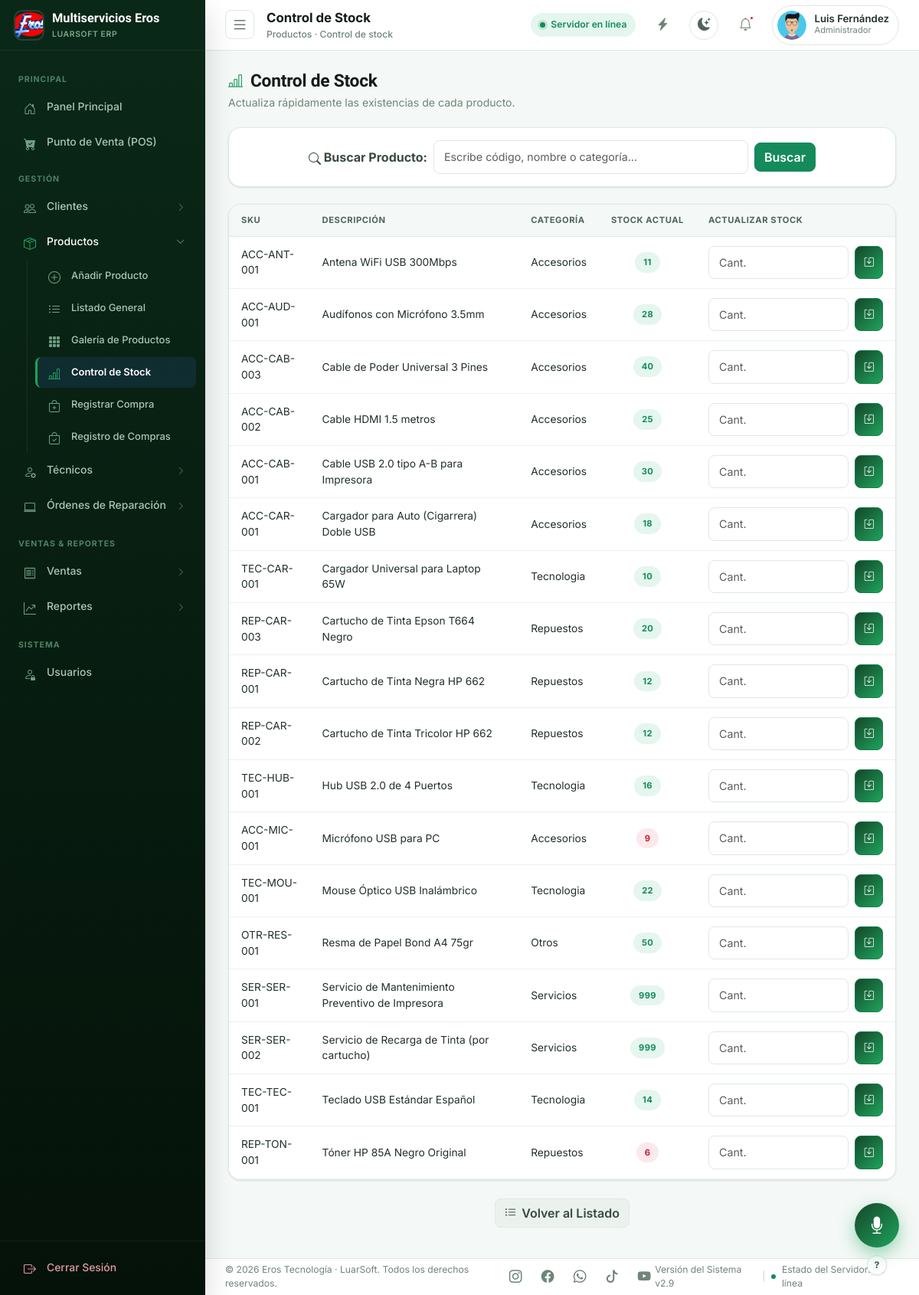
The app's page /modules/productos/control_stock.php (signed in) with its own data.
### tables this page shows
CREATE TABLE `usuarios` (
  `id_usuario` int(11) NOT NULL,
  `usuario` varchar(50) NOT NULL,
  `rol` varchar(20) NOT NULL DEFAULT 'Administrador',
  `permisos` text DEFAULT NULL,
  `foto` varchar(255) DEFAULT NULL,
  `contraseña` varchar(255) NOT NULL,
  `fecha_creacion` timestamp NOT NULL DEFAULT current_timestamp()
);

CREATE TABLE `productos` (
  `id` int(11) NOT NULL,
  `codigo` varchar(50) NOT NULL,
  `codigo_barras` varchar(50) DEFAULT NULL,
  `descripcion` varchar(255) NOT NULL,
  `precio_compra` decimal(10,2) NOT NULL,
  `precio_venta` decimal(10,2) NOT NULL,
  `stock` int(11) NOT NULL,
  `categoria` varchar(100) DEFAULT NULL,
  `imagen` varchar(255) DEFAULT NULL,
  `caracteristicas` text DEFAULT NULL,
  `especificaciones_tecnicas` text DEFAULT NULL,
  `tipo_impuesto` varchar(50) NOT NULL,
  `fecha_registro` timestamp NOT NULL DEFAULT current_timestamp()
);

### includes/funciones.php (called while the page is built, shortened)
<?php
function url(string $path = ''): string
{
    $base = rtrim(BASE_URL, '/');
    $path = ltrim($path, '/');
    $fullUrl = $base . '/' . $path;
    $slug = defined('TENANT_SLUG') ? TENANT_SLUG : ($_SESSION['tenant_slug'] ?? ($_SESSION['current_tenant_slug'] ?? 'eros'));
    return $fullUrl;
}
function h($valor): string
{
    return htmlspecialchars((string)($valor ?? ''), ENT_QUOTES, 'UTF-8');
}
function limpiar($valor): string
{
    return trim((string)($valor ?? ''));
}
function usuarioActual(): string
{
    return $_SESSION['usuario'] ?? 'Invitado';
}

### includes/permisos.php (called while the page is built, shortened)
<?php
function esAdministrador(): bool
{
    return ($_SESSION['rol'] ?? 'Administrador') === 'Administrador';
}
function tienePermiso(string $modulo): bool
{
    if (esAdministrador()) { return true; }
    $permisos = $_SESSION['permisos'] ?? [];
    return in_array($modulo, $permisos, true);
}

### modules/productos/control_stock.php (the view, shortened to what this page needs)
<?php
require_once __DIR__ . '/../../includes/funciones.php';
require_once __DIR__ . '/../../includes/auth.php';
$busqueda = limpiar($_GET['busqueda'] ?? '');
if ($busqueda !== '') {
    $like = "%$busqueda%";
    $stmt = mysqli_prepare($conexion, "SELECT codigo, descripcion, categoria, stock FROM productos WHERE codigo LIKE ? OR descripcion LIKE ? OR categoria LIKE ? ORDER BY descripcion ASC");
    mysqli_stmt_bind_param($stmt, "sss", $like, $like, $like);
    mysqli_stmt_execute($stmt);
    $resultado = mysqli_stmt_get_result($stmt);
} else {
    $resultado = mysqli_query($conexion, "SELECT codigo, descripcion, categoria, stock FROM productos ORDER BY descripcion ASC");
}
$page_title = 'Control de Stock';
$page_subtitle = 'Productos · Control de stock';
include __DIR__ . '/../../includes/layout_top.php';
?>
<div class="page-heading">
    <h1><i class="bi bi-bar-chart-line"></i> Control de Stock</h1>
    <p>Actualiza rápidamente las existencias de cada producto.</p>
</div>
<div class="search-toolbar">
    <form method="GET" class="row g-2 align-items-center justify-content-center">
        <div class="col-auto"><label class="col-form-label fw-bold"><i class="bi bi-search"></i> Buscar Producto:</label></div>
        <div class="col-md-6">
            <input type="text" name="busqueda" class="form-control" placeholder="Escribe código, nombre o categoría..." value="<?= h($busqueda) ?>">
        </div>
        <div class="col-auto">
            <button type="submit" class="btn btn-success">Buscar</button>
        </div>
    </form>
</div>
<?php if ($resultado && mysqli_num_rows($resultado) > 0): ?>
<div class="table-erp-wrap">
    <div class="table-responsive">
        <table class="table table-hover align-middle mb-0">
            <thead>
                <tr><th>SKU</th><th>Descripción</th><th>Categoría</th><th class="text-center">Stock Actual</th><th style="width:260px;">Actualizar Stock</th></tr>
            </thead>
            <tbody>
            <?php while ($p = mysqli_fetch_assoc($resultado)): ?>
                <tr>
                    <td><?= h($p['codigo']) ?></td>
                    <td><?= h($p['descripcion']) ?></td>
                    <td><?= h($p['categoria']) ?></td>
                    <td class="text-center">
                        <span class="badge-status <?= $p['stock'] < 10 ? 'danger' : 'success' ?>"><?= (int)$p['stock'] ?></span>
                    </td>
                    <td>
                        <form method="POST" class="d-flex gap-2">
                            <input type="number" name="nuevo_stock" class="form-control" placeholder="Cant." min="0" required>
                            <button type="submit" name="actualizar" class="btn btn-primary btn-sm"><i class="bi bi-save"></i></button>
                        </form>
                    </td>
                </tr>
            <?php endwhile; ?>
            </tbody>
        </table>
    </div>
</div>
<?php else: ?>
    <div class="alert alert-info text-center">
        <?= $busqueda !== '' ? 'No se encontraron productos para: <strong>' . h($busqueda) . '</strong>' : 'No hay productos registrados en el sistema.' ?>
    </div>
<?php endif; ?>
<div class="text-center mt-4">
    <a href="<?= url('modules/productos/listado.php') ?>" class="btn btn-secondary"><i class="bi bi-list-ul"></i> Volver al Listado</a>
</div>
<?php include __DIR__ . '/../../includes/layout_bottom.php'; ?>

### includes/header.php (shortened to what this page needs)
<?php
$page_title = $page_title ?? 'LuarSoft';
$page_subtitle = $page_subtitle ?? '';
$nombre_usuario = usuarioActual();
$inicial_usuario = strtoupper(substr($nombre_usuario, 0, 1));
$rol_usuario = $_SESSION['rol'] ?? 'Administrador';
$foto_usuario = null;
if (!empty($_SESSION['id_usuario']) && isset($conexion)) {
    $stmtFotoTopbar = mysqli_prepare($conexion, "SELECT foto FROM usuarios WHERE id_usuario = ? LIMIT 1");
    mysqli_stmt_bind_param($stmtFotoTopbar, "i", $_SESSION['id_usuario']);
    mysqli_stmt_execute($stmtFotoTopbar);
    $foto_usuario = mysqli_stmt_get_result($stmtFotoTopbar)->fetch_assoc()['foto'] ?? null;
}
?>
<header class="topbar">
    <div class="topbar-left">
        <button class="topbar-toggle" id="toggleSidebar" type="button" title="Mostrar/ocultar menú"><i class="bi bi-list icon-lg"></i></button>
        <div>
            <div class="topbar-title"><?= h($page_title) ?></div>
            <?php if ($page_subtitle): ?>
                <div class="topbar-breadcrumb"><?= h($page_subtitle) ?></div>
            <?php endif; ?>
        </div>
    </div>
    <div class="topbar-right">
        <div class="status-pill">
            <span class="status-dot"></span> <span class="status-pill-text">Servidor en línea</span>
        </div>
        <?php if (tienePermiso('pos')): ?>
        <button class="icon-btn" title="Accesos rápidos: Punto de Venta" onclick="window.location.href='<?= url('modules/ventas/pos.php') ?>'"><i class="bi bi-lightning-charge-fill"></i></button>
        <?php endif; ?>
        <button class="theme-toggle-btn" id="themeToggleBtn" type="button" title="Cambiar a modo oscuro">
            <i class="bi bi-moon-stars-fill"></i>
        </button>
        <button class="icon-btn" title="Notificaciones">
            <i class="bi bi-bell"></i><span class="badge-dot"></span>
        </button>
        <div class="user-chip" title="Sesión de <?= h($nombre_usuario) ?>">
            <?php if (!empty($foto_usuario)): ?>
                <img class="user-avatar" src="<?= url('uploads/usuarios/' . $foto_usuario) ?>" alt="<?= h($nombre_usuario) ?>" style="object-fit:cover;">
            <?php else: ?>
                <div class="user-avatar"><?= h($inicial_usuario) ?></div>
            <?php endif; ?>
            <div>
                <div class="user-name"><?= h($nombre_usuario) ?></div>
                <div class="user-role"><?= h($rol_usuario) ?></div>
            </div>
        </div>
    </div>
</header>

### records on screen
usuarios: foto (picture)
productos: codigo "ACC-ANT-001", descripcion "Antena WiFi USB 300Mbps", categoria "Accesorios", stock "11"
productos: codigo "ACC-AUD-001", descripcion "Audífonos con Micrófono 3.5mm", categoria "Accesorios", stock "28"
productos: codigo "ACC-CAB-003", descripcion "Cable de Poder Universal 3 Pines", categoria "Accesorios", stock "40"
productos: codigo "ACC-CAB-002", descripcion "Cable HDMI 1.5 metros", categoria "Accesorios", stock "25"
productos: codigo "ACC-CAB-001", descripcion "Cable USB 2.0 tipo A-B para Impresora", categoria "Accesorios", stock "30"
productos: codigo "ACC-CAR-001", descripcion "Cargador para Auto (Cigarrera) Doble USB", categoria "Accesorios", stock "18"
productos: codigo "TEC-CAR-001", descripcion "Cargador Universal para Laptop 65W", categoria "Tecnologia", stock "10"
productos: codigo "REP-CAR-003", descripcion "Cartucho de Tinta Epson T664 Negro", categoria "Repuestos", stock "20"
productos: codigo "REP-CAR-001", descripcion "Cartucho de Tinta Negra HP 662", categoria "Repuestos", stock "12"
productos: codigo "REP-CAR-002", descripcion "Cartucho de Tinta Tricolor HP 662", categoria "Repuestos", stock "12"
productos: codigo "TEC-HUB-001", descripcion "Hub USB 2.0 de 4 Puertos", categoria "Tecnologia", stock "16"
productos: codigo "ACC-MIC-001", descripcion "Micrófono USB para PC", categoria "Accesorios", stock "9"
productos: codigo "TEC-MOU-001", descripcion "Mouse Óptico USB Inalámbrico", categoria "Tecnologia", stock "22"
productos: codigo "OTR-RES-001", descripcion "Resma de Papel Bond A4 75gr", categoria "Otros", stock "50"
productos: codigo "SER-SER-001", descripcion "Servicio de Mantenimiento Preventivo de Impresora", categoria "Servicios", stock "999"
productos: codigo "SER-SER-002", descripcion "Servicio de Recarga de Tinta (por cartucho)", categoria "Servicios", stock "999"
productos: codigo "TEC-TEC-001", descripcion "Teclado USB Estándar Español", categoria "Tecnologia", stock "14"
productos: codigo "REP-TON-001", descripcion "Tóner HP 85A Negro Original", categoria "Repuestos", stock "6"

### other values on screen
defined('TENANT_NOMBRE') ? TENANT_NOMBRE : 'Multiservicios Eros' "Multiservicios Eros"
$bloque['titulo'] "PRINCIPAL"
$item['label'] "Panel Principal"
$item['label'] "Punto de Venta (POS)"
$bloque['titulo'] "GESTIÓN"
$item['label'] "Clientes"
$item['label'] "Productos"
$h['label'] "Añadir Producto"
$h['label'] "Listado General"
$h['label'] "Galería de Productos"
$h['label'] "Control de Stock"
$h['label'] "Registrar Compra"
$h['label'] "Registro de Compras"
$item['label'] "Técnicos"
$item['label'] "Órdenes de Reparación"
